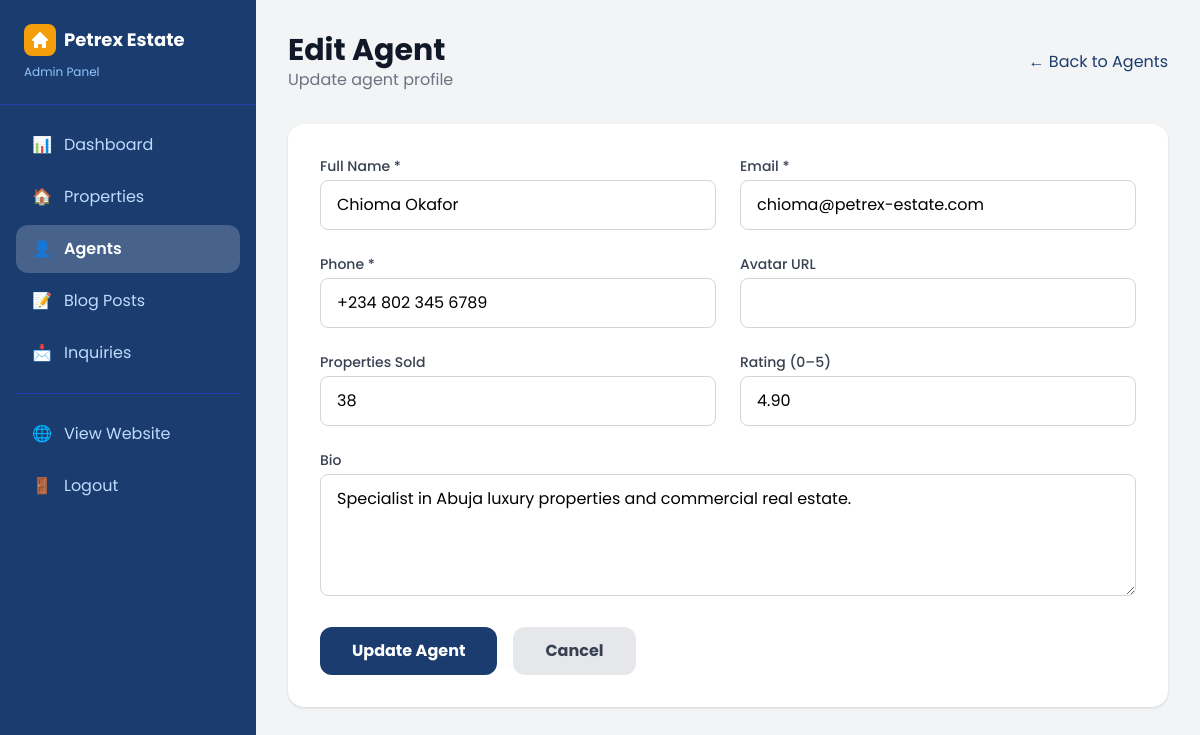
Screenshot of /admin/agents/edit.php?id=2 (signed in) with the database file from the repository.
### tables this page shows
CREATE TABLE agents (
  id INT AUTO_INCREMENT PRIMARY KEY,
  full_name VARCHAR(255) NOT NULL,
  email VARCHAR(255) NOT NULL,
  phone VARCHAR(50) NOT NULL,
  avatar_url VARCHAR(500),
  bio TEXT,
  properties_sold INT DEFAULT 0,
  rating DECIMAL(3,2) DEFAULT 5.00,
  created_at TIMESTAMP DEFAULT CURRENT_TIMESTAMP
);

### admin/agents/edit.php (the view, shortened to what this page needs)
<?php
$id = (int)($_GET['id'] ?? 0);
$db    = getDB();
$agentStmt = $db->prepare("SELECT * FROM agents WHERE id = ?");
$agentStmt->bind_param('i', $id);
$agentStmt->execute();
$agent = $agentStmt->get_result()->fetch_assoc();
?>
<!DOCTYPE html>
<html lang="en">
<head>
    <script src="https://cdn.tailwindcss.com"></script>
</head>
<body class="bg-gray-100">
<div class="flex">
    <?php include '../includes/sidebar.php'; ?>
    <main class="flex-1 p-8">
        <div class="flex justify-between items-center mb-8">
            <div>
                <h1 class="text-3xl font-bold text-gray-900">Edit Agent</h1>
                <p class="text-gray-500">Update agent profile</p>
            </div>
            <a href="/admin/agents/index.php" class="text-primary hover:underline">← Back to Agents</a>
        </div>
        <div class="bg-white rounded-2xl shadow p-8">
            <form method="POST" action="?id=<?php echo (int)$id; ?>" class="grid grid-cols-1 md:grid-cols-2 gap-6">
                <div>
                    <label class="block text-sm font-medium text-gray-700 mb-1">Full Name *</label>
                    <input type="text" name="full_name" required value="<?php echo htmlspecialchars($agent['full_name']); ?>"
                        class="w-full border border-gray-300 rounded-lg px-4 py-3 focus:outline-none focus:ring-2 focus:ring-primary">
                </div>
                <div>
                    <label class="block text-sm font-medium text-gray-700 mb-1">Email *</label>
                    <input type="email" name="email" required value="<?php echo htmlspecialchars($agent['email']); ?>"
                        class="w-full border border-gray-300 rounded-lg px-4 py-3 focus:outline-none focus:ring-2 focus:ring-primary">
                </div>
                <div>
                    <label class="block text-sm font-medium text-gray-700 mb-1">Phone *</label>
                    <input type="tel" name="phone" required value="<?php echo htmlspecialchars($agent['phone']); ?>"
                        class="w-full border border-gray-300 rounded-lg px-4 py-3 focus:outline-none focus:ring-2 focus:ring-primary">
                </div>
                <div>
                    <label class="block text-sm font-medium text-gray-700 mb-1">Avatar URL</label>
                    <input type="url" name="avatar_url" value="<?php echo htmlspecialchars($agent['avatar_url'] ?? ''); ?>"
                        class="w-full border border-gray-300 rounded-lg px-4 py-3 focus:outline-none focus:ring-2 focus:ring-primary">
                </div>
                <div>
                    <label class="block text-sm font-medium text-gray-700 mb-1">Properties Sold</label>
                    <input type="number" name="properties_sold" value="<?php echo (int)$agent['properties_sold']; ?>" min="0"
                        class="w-full border border-gray-300 rounded-lg px-4 py-3 focus:outline-none focus:ring-2 focus:ring-primary">
                </div>
                <div>
                    <label class="block text-sm font-medium text-gray-700 mb-1">Rating (0–5)</label>
                    <input type="number" name="rating" value="<?php echo number_format((float)$agent['rating'], 2); ?>" min="0" max="5" step="0.1"
                        class="w-full border border-gray-300 rounded-lg px-4 py-3 focus:outline-none focus:ring-2 focus:ring-primary">
                </div>
                <div class="md:col-span-2">
                    <label class="block text-sm font-medium text-gray-700 mb-1">Bio</label>
                    <textarea name="bio" rows="4"
                        class="w-full border border-gray-300 rounded-lg px-4 py-3 focus:outline-none focus:ring-2 focus:ring-primary"><?php echo htmlspecialchars($agent['bio'] ?? ''); ?></textarea>
                </div>
                <div class="md:col-span-2 flex gap-4">
                    <button type="submit" class="bg-primary text-white px-8 py-3 rounded-xl font-bold hover:bg-blue-900 transition-colors">
                        Update Agent
                    </button>
                    <a href="/admin/agents/index.php" class="bg-gray-200 text-gray-700 px-8 py-3 rounded-xl font-bold hover:bg-gray-300 transition-colors">
                        Cancel
                    </a>
                </div>
            </form>
        </div>
    </main>
</div>
</body>
</html>

### admin/agents/edit.php (style rules this page uses)
body { font-family: 'Poppins', sans-serif; }

### rows the page displays
agents: full_name "Chioma Okafor", email "chioma@petrex-estate.com", phone "+234 802 345 6789", properties_sold "38", rating "4.90", bio "Specialist in Abuja luxury properties and commercial real estate."

### other values shown
$icon "📊 🏠 📝 📩"
$label "Dashboard Properties Agents Blog Posts Inquiries"
